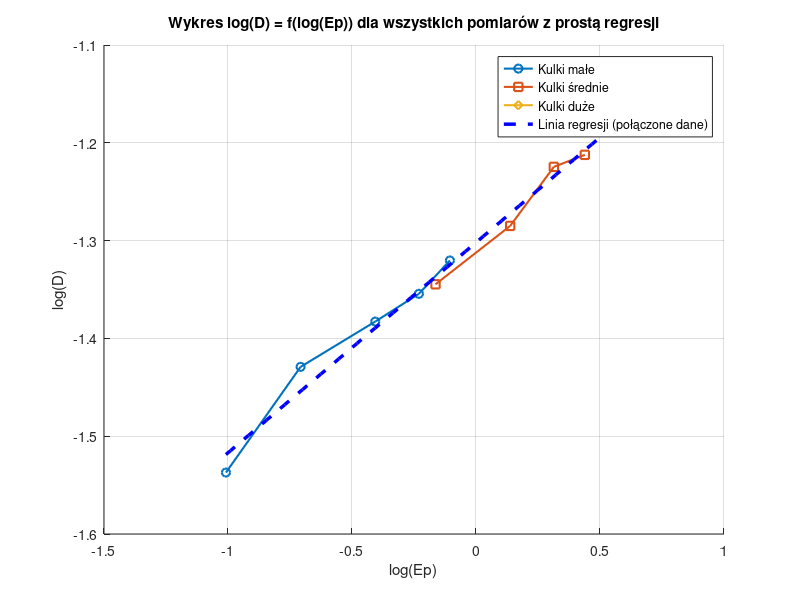
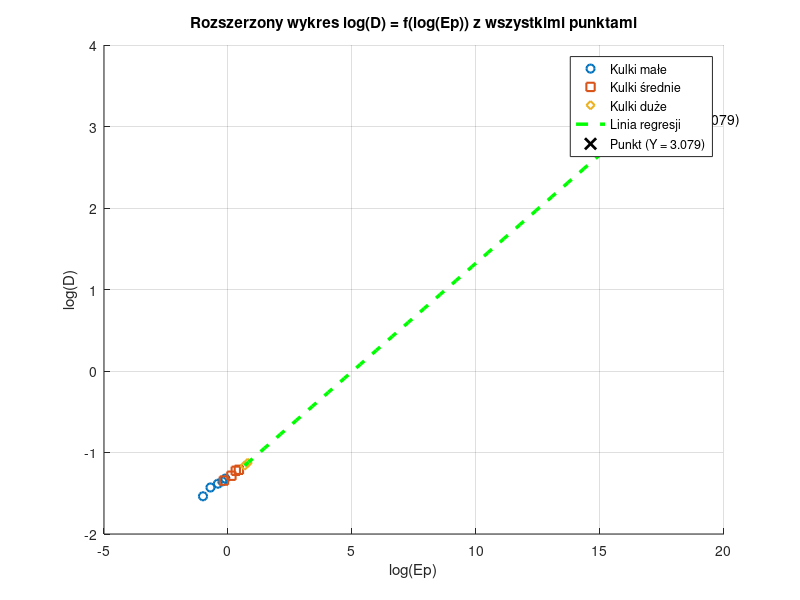

Here is the MATLAB script that generated these plots, in order:
% filepath: c:\Users\piogw\Documents\GitHub\Kolishar\kule.m
clear; clc; close all;

% Dane dla kulki małej
D_mala = [29.03, 37.23, 41.42, 44.22, 47.83] / 1000; % Średnia [m]
logD_mala = log10(D_mala); % log(D)
Ep_mala = [0.0981, 0.1962, 0.3924, 0.5886, 0.7848]; % Energia [J]
logEp_mala = log10(Ep_mala); % log(Ep)

% Dane dla kulki średniej
D_srednia = [45.22, 51.88, 59.62, 61.33] / 1000; % Średnia [m]
logD_srednia = log10(D_srednia); % log(D)
Ep_srednia = [0.6867, 1.3734, 2.0601, 2.7468]; % Energia [J]
logEp_srednia = log10(Ep_srednia); % log(Ep)

% Dane dla kulki dużej
D_duza = [69.08, 74.58] / 1000; % Średnia [m]
logD_duza = log10(D_duza); % log(D)
Ep_duza = [4.67937, 6.23916]; % Energia [J]
logEp_duza = log10(Ep_duza); % log(Ep)

% Wykres 1: Połączone dane z prostą regresji
figure;
hold on;
plot(logEp_mala, logD_mala, '-o', 'LineWidth', 1.5, 'DisplayName', 'Kulki małe');
plot(logEp_srednia, logD_srednia, '-s', 'LineWidth', 1.5, 'DisplayName', 'Kulki średnie');
plot(logEp_duza, logD_duza, '-d', 'LineWidth', 1.5, 'DisplayName', 'Kulki duże');

% Połączenie danych
logEp_all = [logEp_mala, logEp_srednia, logEp_duza]; % Połączenie log(Ep)
logD_all = [logD_mala, logD_srednia, logD_duza]; % Połączenie log(D)

% Obliczenie współczynnika kierunkowego prostej regresji
coefficients_all = polyfit(logEp_all, logD_all, 1); % Dopasowanie prostej regresji
slope_all = coefficients_all(1); % Współczynnik kierunkowy
intercept_all = coefficients_all(2); % Wyraz wolny

% Dodanie prostej regresji
logEp_range = linspace(min(logEp_all), max(logEp_all), 100); % Zakres log(Ep) dla prostej
logD_fit = polyval(coefficients_all, logEp_range); % Obliczenie wartości log(D) na podstawie regresji
plot(logEp_range, logD_fit, '--b', 'LineWidth', 2.5, 'DisplayName', 'Linia regresji (połączone dane)');

grid on;
xlabel('log(Ep)');
ylabel('log(D)');
title('Wykres log(D) = f(log(Ep)) dla wszystkich pomiarów z prostą regresji');
legend('Location', 'best');
hold off;

% Wyświetlenie wyników
disp(['Współczynnik kierunkowy dla połączonych danych: ', num2str(slope_all)]);
disp(['Wyraz wolny dla połączonych danych: ', num2str(intercept_all)]);
disp(['Odwrotność współczynnika kierunkowego dla połączonych danych: ', num2str(1/slope_all)]); % Odwrotność współczynnika kierunkowego

% Wykres 2: Rozszerzone osie z wszystkimi punktami
coefficients = polyfit(logEp_duza, logD_duza, 1); % Dopasowanie prostej regresji dla kulki dużej
slope = coefficients(1); % Współczynnik kierunkowy
intercept = coefficients(2); % Wyraz wolny

figure;
hold on;
% Przedłużenie zakresu osi, aby dotrzeć do punktu Y = 3.079
extended_logD = linspace(min(logD_duza), 3.079, 100); % Przedłużenie log(D) do 3.079
extended_logEp = (extended_logD - intercept) / slope; % Obliczenie odpowiadających log(Ep)

% Rysowanie wszystkich punktów
plot(logEp_mala, logD_mala, 'o', 'LineWidth', 1.5, 'DisplayName', 'Kulki małe');
plot(logEp_srednia, logD_srednia, 's', 'LineWidth', 1.5, 'DisplayName', 'Kulki średnie');
plot(logEp_duza, logD_duza, 'd', 'LineWidth', 1.5, 'DisplayName', 'Kulki duże');

% Rysowanie linii regresji
plot(extended_logEp, extended_logD, '--g', 'LineWidth', 2.5, 'DisplayName', 'Linia regresji');

% Zaznaczenie punktu na prostej regresji dla Y = 3.079
logD_point = 3.079; % Wartość na osi Y
logEp_point = (logD_point - intercept) / slope; % Obliczenie log(Ep) na podstawie prostej regresji
Ep_point = 10^logEp_point; % Obliczenie Ep
plot(logEp_point, logD_point, 'xk', 'MarkerSize', 10, 'LineWidth', 2, 'DisplayName', 'Punkt (Y = 3.079)');
text(logEp_point, logD_point, sprintf('  (%.3f, %.3f)', logEp_point, logD_point), 'FontSize', 10);

% Wyświetlenie wartości punktu w konsoli
disp(['Punkt na prostej regresji: log(Ep) = ', num2str(logEp_point), ', log(D) = ', num2str(logD_point)]);
disp(['Ep = ', num2str(Ep_point), ' J']);

grid on;
xlabel('log(Ep)');
ylabel('log(D)');
title('Rozszerzony wykres log(D) = f(log(Ep)) z wszystkimi punktami');
legend('Location', 'best');
hold off;